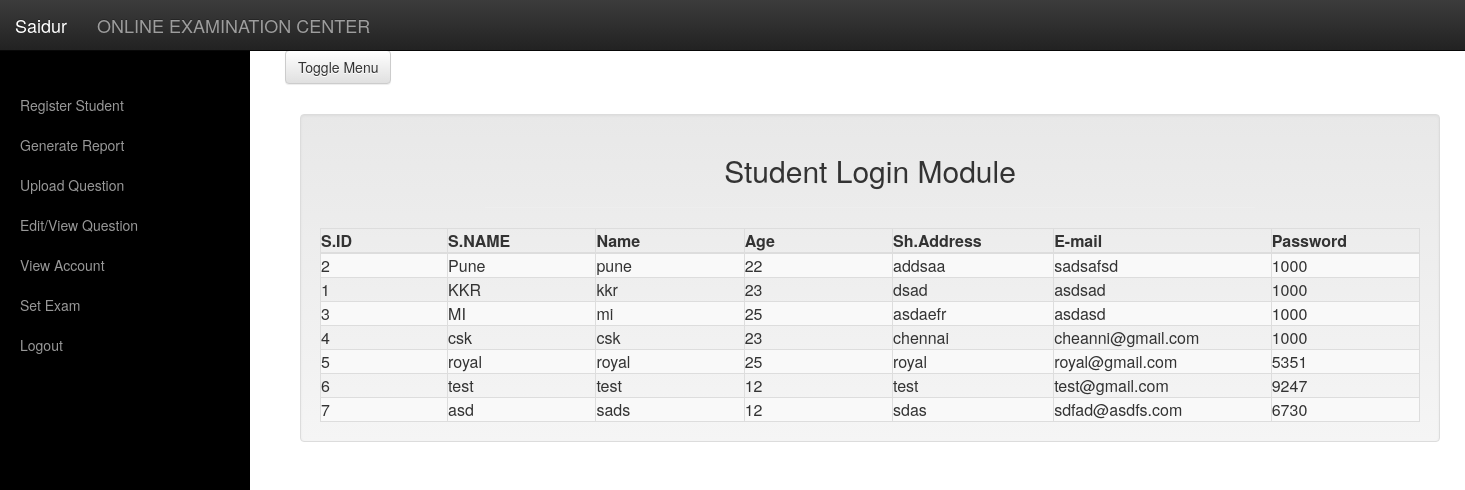
/registration.php (signed in), run on the app's committed database.
### tables this page shows
CREATE TABLE IF NOT EXISTS `student` (
  `student_id` int(10) NOT NULL AUTO_INCREMENT,
  `student_name` varchar(30) NOT NULL,
  `name` varchar(15) NOT NULL,
  `age` int(11) NOT NULL,
  `sadd` varchar(60) NOT NULL,
  `e-mail` varchar(30) NOT NULL,
  `password` varchar(30) DEFAULT NULL,
  `result` int(15) NOT NULL,
  `appeared` tinyint(4) NOT NULL DEFAULT '0',
  PRIMARY KEY (`student_id`)
);

### registration.php (the view, shortened to what this page needs)
<?php include("header.php");  ?>
<body>
    <?php include("navigation1.php");  ?>
    <?php include("sidebar.php");  ?>
    <?php include("config.php"); ?>
    <?php
    $sql = "select * from student";
    $result = mysqli_query($con,$sql);
    ?>
    <div class="container">
        <div class="row test2">
           <div class="col-md-12">
              <div class="well">
                <h2 class="text-center">Student Login Module</h2>
                <hr width="70%">
        <table class="talbe table-bordered table-striped">
            <thead>
                <tr>
                    <th width="6%" align="left">S.ID</th>
                    <th width="7%" align="left">S.NAME</th>
                    <th width="7%" align="left">Name</th>
                    <th width="7%" align="center">Age</th>
                    <th width="7%" align="center">Sh.Address</th>
                    <th width="7%" align="center">E-mail</th>
                    <th width="7%" align="left">Password</th>
                </tr>
            </thead>
            <tbody>
            <?php
            while($row = mysqli_fetch_array($result,MYSQLI_ASSOC))
            {
                echo "<tr>";
                echo "<td>" . $row['student_id'] . "</td>";
                echo "<td>" . $row['student_name'] . "</td>";
                echo "<td>" . $row['name'] . "</td>";
                echo "<td>" . $row['age'] . "</td>";
                echo "<td>" . $row['sadd'] . "</td>";
                echo "<td>" . $row['e-mail'] . "</td>";
                echo "<td>" . $row['password'] . "</td>";
                echo "</tr>";
            }
            ?>
            </tbody>
        </table>
          </div>
        </div>
      </div>
    </div>
    <?php include("sidebar1.php");  ?>
</body>
</html>

### css/main.css (style rules this page uses)
.test2 { position: relative; top: 30px; }

### data on the page
student: student_id "2", student_name "Pune", name "pune", age "22", sadd "addsaa", value "sadsafsd", password "1000"
student: student_id "1", student_name "KKR", name "kkr", age "23", sadd "dsad", value "asdsad", password "1000"
student: student_id "3", student_name "MI", name "mi", age "25", sadd "asdaefr", value "asdasd", password "1000"
student: student_id "4", student_name "csk", name "csk", age "23", sadd "chennai", value "cheanni@gmail.com", password "1000"
student: student_id "5", student_name "royal", name "royal", age "25", sadd "royal", value "royal@gmail.com", password "5351"
student: student_id "6", student_name "test", name "test", age "12", sadd "test", value "test@gmail.com", password "9247"
student: student_id "7", student_name "asd", name "sads", age "12", sadd "sdas", value "sdfad@asdfs.com", password "6730"
